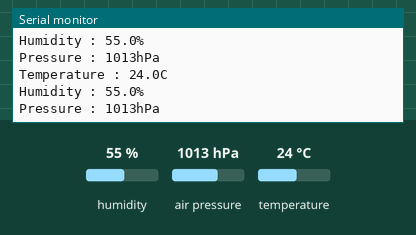
Bench run of a sketch on a simulated ESP32. On the bench: the last lines printed to the serial monitor. The test bench sets the inputs (shaded band); at power-on: humidity 55 %, air pressure 1013 hPa, temperature 24 °C.

Above: at 2.8 s.
2.9 s: humidity set to 22 %
At 4.4 s:
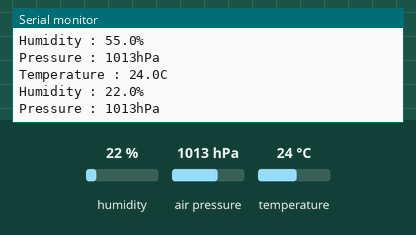
5.6 s: air pressure set to 952 hPa
At 7.2 s:
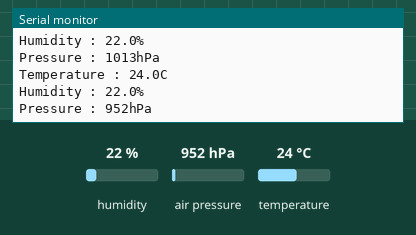
8.3 s: temperature set to 12 °C
At 10.5 s:
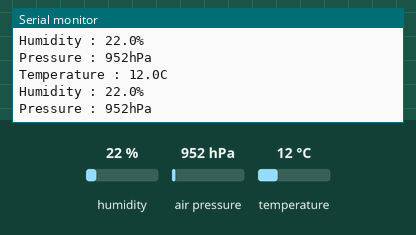

Measured:
- after the input at 2.9 s, the serial monitor: prints a new line after 1.1 s (image 1)
- after the input at 5.6 s, the serial monitor: prints a new line after 0.41 s (image 2)
- after the input at 8.3 s, the serial monitor: prints a new line after 1.7 s (image 3)

The sketch:

01_bme280_basics.ino
```cpp
/*
WIRING (ESP32):
VCC  -> 3.3V
GND  -> GND
SCL  -> GPIO 22
SDA  -> GPIO 21
CSB  -> Leave unconnected (I2C mode)
SDO  -> GND (Sets I2C address to 0x76)

I2C Address
SDO to GND : 0x76
SDO to 3.3V : 0x77
*/

#include <Wire.h>

// BME280 library
#include <Adafruit_BME280.h>

// BME280 Object
Adafruit_BME280 bme;

void setup()
{
  Serial.begin(115200);

  Wire.begin();

  // BME280 Init
  if (!bme.begin(0x76, &Wire))
  {
    Serial.println("BME280 Initialization Fail");
    while(true);
  }

  Serial.println("SENSOR BME280 READY :)");
}

void loop()
{
  float temperature = bme.readTemperature();    // Celcius
  float humidity = bme.readHumidity();          // %
  float pressure = bme.readPressure() / 100.0F; // Convert Pa to hPa (hectopascals)

  // check for error
  if(isnan(temperature) || isnan(humidity) || isnan(pressure))
  {
    Serial.println("Fail to read from BME280");
    return;
  }

  // Print Result
  Serial.print("Temperature : ");
  Serial.print(temperature, 1);
  Serial.println("C");

  Serial.print("Humidity : ");
  Serial.print(humidity, 1);
  Serial.println("%");

  Serial.print("Pressure : ");
  Serial.print(pressure, 0);
  Serial.println("hPa\n");

  delay(2000);
}
```
